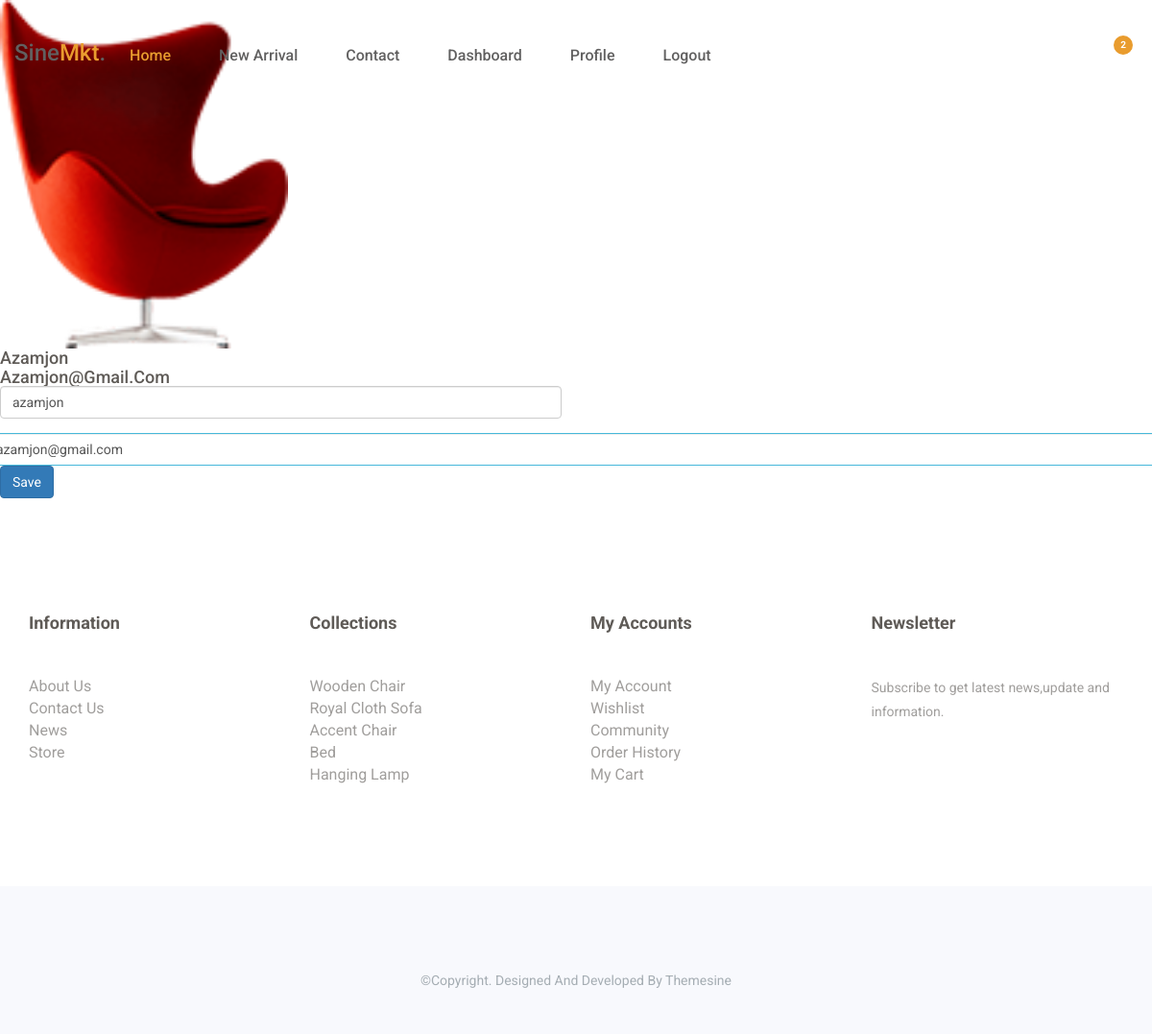
Page /profile (signed in) on the committed database.
### furn/models.py (models this page shows, shortened)
class MyUser(AbstractUser):
    username = None
    email = models.EmailField(unique=True)
    USERNAME_FIELD = 'email'
    REQUIRED_FIELDS = ['first_name', 'last_name']
    is_organiser = models.BooleanField(default=False)
    is_agent = models.BooleanField(default=False)

class Profile(models.Model):
    class Meta:
        verbose_name = "My profile"
        verbose_name_plural = "Profile"
    bio = models.CharField( max_length=100, default="biooo")
    phone_number = models.IntegerField(default=998949949494)
    custome_user = models.OneToOneField(MyUser, on_delete=models.CASCADE)
    image = models.ImageField(default='arrivals5.png', upload_to = "profile")
    salary = models.IntegerField(default=0)

### furn/views.py (the view)
# urls.py: path('profile', profile, name='profile'),
def profile(request):
    if request.method == 'POST':
        user_form = UptadeUserForm(request.POST, instance=request.user)
        profile_form = UptadeProfileForm(request.POST, request.FILES, instance=request.user.profile)
        if user_form.is_valid() and profile_form.is_valid():
            user_form.save()
            profile_form.save()
            return redirect("furn:home")
    else:
        user_form = UptadeUserForm(instance=request.user)
        profile_form = UptadeProfileForm(instance=request.user.profile)
    context = {
        "user_form": user_form,
        "profile_form": profile_form,
    }
    return render(request, 'pages/profile.html', context)

### furn/form.py
class UptadeUserForm(forms.ModelForm):
    class Meta:
        model = User
        fields = ['first_name', 'email']

class UptadeProfileForm(forms.ModelForm):
    class Meta:
        model = Profile
        fields = ['image', 'phone_number']

### templates/pages/profile.html (shortened to what this page needs)
{% extends 'layouts/base.html' %}
{% block content %}
<link rel="stylesheet"
    href="https://cdnjs.cloudflare.com/ajax/libs/MaterialDesign-Webfont/3.6.95/css/materialdesignicons.css">
<div>
    <img src="{{ user.profile.image.url }}" style="width: 300px;">
    <h1>{{ user.first_name }}</h1>
    <h1>{{ user.email }}</h1>
    <form method="post" enctype="multipart/form-data">
        {% load widget_tweaks %}
      <div class="row">
        <div class="col-md-6 form-group mt-5">
            {% render_field user_form.first_name type="text" class="form-control" %}
        </div>
        <div class="col_md-6 form_group mt-5">
            {% render_field user_form.email type='email' class='form-control' %}
        </div>
      </div>
        <button type="submit" class="btn btn-primary">Save</button>
    </form>
</div>
{% endblock %}

### static/css/bootsnav.css (style rules this page uses)
body { -webkit-transition: all 0.3s ease-in-out; -moz-transition: all 0.3s ease-in-out; -o-transition: all 0.3s ease-in-out; -ms-transition: all 0.3s ease-in-out; transition: all 0.3s ease-in-out; }

### static/css/style.css (style rules this page uses)
* { padding: 0; margin: 0; }
* { -webkit-box-sizing:border-box; -moz-box-sizing:border-box; -o-box-sizing:border-box; -ms-box-sizing:border-box; box-sizing:border-box; }
body { font-family: 'Roboto', sans-serif; font-size:16px; color:#a09e9c; background: #fff; text-transform: capitalize; max-width:1920px; margin:0 auto; overflow-x:hidden; }
#id_email { border-radius: 5px; border: 1px solid #46b8da; padding: 5px 10px; padding-right: 20px; }
h1,h2,h3,h4,h5,h6 { margin: 0; color:#5f5b57; font-size: 18px; font-weight: 500; }
img { border:none;max-width:100%; height:auto; }
select,input,textarea,button { box-shadow:none;outline:0!important; }
button { background: transparent;border: 0; }
html,body { height: 100%; }

### rows in the picture
MyUser: profile.image (picture), first_name "Azamjon", email "Azamjon@gmail.com", first_name "azamjon", email "azamjon@gmail.com"
